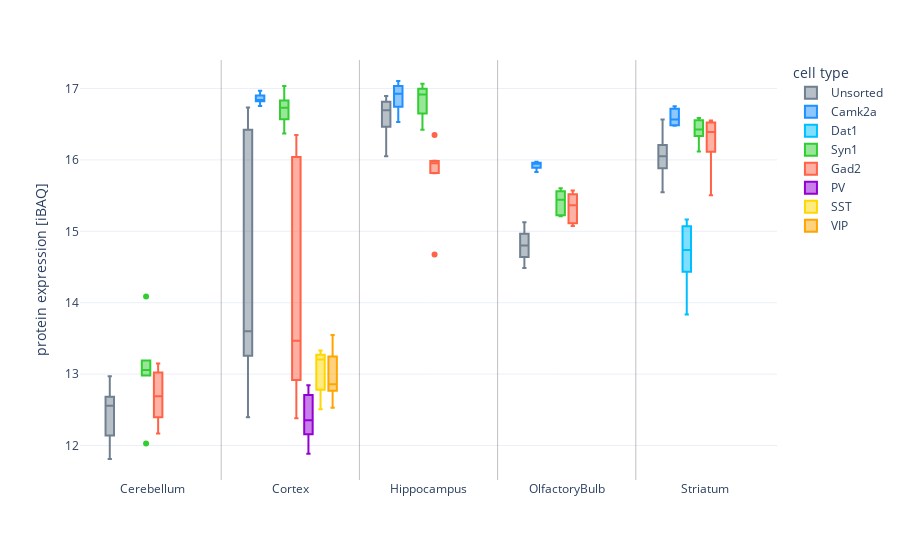

This figure's notebook cell:
### Code cell
### --- PLOT EXPRESSION --- ###
search_key='Camk2a'
search_term = df_info['protein'].loc[df_info['gene'] == search_key].iloc[0]


df = df_expressed.set_index('protein')
index_row = random.randint(1, len(df)) - 1
record = df.loc[search_term]

list_regions = []
list_celltypes = []
list_values = []
for key, value in record.items():
    if value > 0:
        key = re.sub(r'\.\d+$', '', key)
        region, celltype = str.split(key, sep='.')
        list_regions.append(region)
        list_celltypes.append(celltype)
        list_values.append(value)
df = pd.DataFrame({'values': list_values, 'regions': list_regions, 'cell type': list_celltypes})


list_unq_regions = ['Cerebellum', 'Cortex', 'Hippocampus', 'OlfactoryBulb', 'Striatum']
list_unq_celltypes = ['Unsorted', 'Camk2a', 'Dat1', 'Syn1', 'Gad2', 'PV', 'SST', 'VIP']
color_map = {'Unsorted': '#708090', 
             'Camk2a': '#1E90FF', 
             'Dat1': '#00BFFF',
             'Syn1': '#32CD32',
             'Gad2': '#FF6347',
             'PV': '#9400D3',
             'SST': '#FFD700',
             'VIP': '#FFA500'}

fig = px.box(df, x='regions', y='values', 
             color='cell type',
             color_discrete_map=color_map,
             category_orders={'regions': list_unq_regions, 'cell type': list_unq_celltypes},
             template='plotly_white')

for vidx in range(len(list_unq_regions) - 1):
    fig.add_vline(x=vidx + .5, line_color='grey', line_width=0.5)

    
fig.update_layout(xaxis_title='',
                  yaxis_title='protein expression [iBAQ]')
    
# # Show the plot
fig.show()

### Figure 1 — Plotly figure (JSON) as saved in the notebook; plotly's stock layout.template omitted (floating-point values rounded to 4 significant figures; data arrays with more than 128 entries replaced by an {"elided": "..."} marker saying what was removed)
{"data": [{"alignmentgroup": "True", "hovertemplate": "cell type=Unsorted<br>regions=%{x}<br>values=%{y}<extra></extra>", "legendgroup": "Unsorted", "marker": {"color": "#708090"}, "name": "Unsorted", "notched": false, "offsetgroup": "Unsorted", "orientation": "v", "showlegend": true, "type": "box", "x": {"elided": "132 str values"}, "x0": " ", "xaxis": "x", "y": {"elided": "132 float values"}, "y0": " ", "yaxis": "y"}, {"alignmentgroup": "True", "hovertemplate": "cell type=Camk2a<br>regions=%{x}<br>values=%{y}<extra></extra>", "legendgroup": "Camk2a", "marker": {"color": "#1E90FF"}, "name": "Camk2a", "notched": false, "offsetgroup": "Camk2a", "orientation": "v", "showlegend": true, "type": "box", "x": ["OlfactoryBulb", "OlfactoryBulb", "OlfactoryBulb", "OlfactoryBulb", "OlfactoryBulb", "Cortex", "Cortex", "Cortex", "Cortex", "Cortex", "Cortex", "Hippocampus", "Hippocampus", "Hippocampus", "Hippocampus", "Hippocampus", "Hippocampus", "Hippocampus", "Striatum", "Striatum", "Striatum", "Striatum", "Striatum", "Striatum", "Striatum"], "x0": " ", "xaxis": "x", "y": [15.95, 15.98, 15.83, 15.91, 15.95, 16.83, 16.76, 16.82, 16.97, 16.85, 16.9, 16.53, 16.74, 17.1, 17.06, 16.97, 16.76, 16.92, 16.74, 16.48, 16.48, 16.56, 16.75, 16.5, 16.65], "y0": " ", "yaxis": "y"}, {"alignmentgroup": "True", "hovertemplate": "cell type=Dat1<br>regions=%{x}<br>values=%{y}<extra></extra>", "legendgroup": "Dat1", "marker": {"color": "#00BFFF"}, "name": "Dat1", "notched": false, "offsetgroup": "Dat1", "orientation": "v", "showlegend": true, "type": "box", "x": ["Striatum", "Striatum", "Striatum", "Striatum", "Striatum", "Striatum", "Striatum", "Striatum", "Striatum"], "x0": " ", "xaxis": "x", "y": [14.47, 15.12, 14.97, 14.54, 14.74, 15.16, 13.84, 15.05, 14.33], "y0": " ", "yaxis": "y"}, {"alignmentgroup": "True", "hovertemplate": "cell type=Syn1<br>regions=%{x}<br>values=%{y}<extra></extra>", "legendgroup": "Syn1", "marker": {"color": "#32CD32"}, "name": "Syn1", "notched": false, "offsetgroup": "Syn1", "orientation": "v", "showlegend": true, "type": "box", "x": ["OlfactoryBulb", "OlfactoryBulb", "OlfactoryBulb", "OlfactoryBulb", "OlfactoryBulb", "OlfactoryBulb", "Cerebellum", "Cerebellum", "Cerebellum", "Cerebellum", "Cerebellum", "Cerebellum", "Cortex", "Cortex", "Cortex", "Cortex", "Cortex", "Cortex", "Cortex", "Hippocampus", "Hippocampus", "Hippocampus", "Hippocampus", "Hippocampus", "Hippocampus", "Striatum", "Striatum", "Striatum", "Striatum", "Striatum", "Striatum"], "x0": " ", "xaxis": "x", "y": [15.33, 15.21, 15.22, 15.6, 15.56, 15.56, 14.09, 12.03, 13.11, 12.98, 13.19, 13.0, 16.85, 16.55, 16.37, 16.77, 16.73, 17.04, 16.63, 16.42, 16.98, 16.86, 16.65, 17.0, 17.06, 16.44, 16.34, 16.12, 16.59, 16.56, 16.41], "y0": " ", "yaxis": "y"}, {"alignmentgroup": "True", "hovertemplate": "cell type=Gad2<br>regions=%{x}<br>values=%{y}<extra></extra>", "legendgroup": "Gad2", "marker": {"color": "#FF6347"}, "name": "Gad2", "notched": false, "offsetgroup": "Gad2", "orientation": "v", "showlegend": true, "type": "box", "x": ["OlfactoryBulb", "OlfactoryBulb", "OlfactoryBulb", "OlfactoryBulb", "OlfactoryBulb", "Cerebellum", "Cerebellum", "Cerebellum", "Cerebellum", "Cerebellum", "Cerebellum", "Cerebellum", "Cortex", "Cortex", "Cortex", "Cortex", "Cortex", "Cortex", "Hippocampus", "Hippocampus", "Hippocampus", "Hippocampus", "Hippocampus", "Hippocampus", "Hippocampus", "Striatum", "Striatum", "Striatum", "Striatum", "Striatum", "Striatum", "Striatum", "Cortex", "Cortex", "Cortex", "Cortex", "Cortex", "Cortex", "Cortex"], "x0": " ", "xaxis": "x", "y": [15.57, 15.08, 15.5, 15.36, 15.13, 12.69, 13.15, 13.05, 12.43, 12.96, 12.17, 12.38, 15.71, 16.04, 16.22, 15.83, 16.04, 16.35, 14.68, 16.35, 15.98, 15.84, 15.95, 15.81, 15.99, 15.51, 16.39, 16.55, 16.07, 16.54, 16.25, 16.47, 13.47, 13.1, 13.27, 12.94, 12.38, 12.47, 12.84], "y0": " ", "yaxis": "y"}, {"alignmentgroup": "True", "hovertemplate": "cell type=PV<br>regions=%{x}<br>values=%{y}<extra></extra>", "legendgroup": "PV", "marker": {"color": "#9400D3"}, "name": "PV", "notched": false, "offsetgroup": "PV", "orientation": "v", "showlegend": true, "type": "box", "x": ["Cortex", "Cortex", "Cortex", "Cortex", "Cortex", "Cortex", "Cortex"], "x0": " ", "xaxis": "x", "y": [12.79, 12.36, 12.29, 12.11, 11.88, 12.47, 12.84], "y0": " ", "yaxis": "y"}, {"alignmentgroup": "True", "hovertemplate": "cell type=SST<br>regions=%{x}<br>values=%{y}<extra></extra>", "legendgroup": "SST", "marker": {"color": "#FFD700"}, "name": "SST", "notched": false, "offsetgroup": "SST", "orientation": "v", "showlegend": true, "type": "box", "x": ["Cortex", "Cortex", "Cortex", "Cortex", "Cortex", "Cortex", "Cortex"], "x0": " ", "xaxis": "x", "y": [13.22, 12.73, 13.2, 12.94, 12.51, 13.33, 13.29], "y0": " ", "yaxis": "y"}, {"alignmentgroup": "True", "hovertemplate": "cell type=VIP<br>regions=%{x}<br>values=%{y}<extra></extra>", "legendgroup": "VIP", "marker": {"color": "#FFA500"}, "name": "VIP", "notched": false, "offsetgroup": "VIP", "orientation": "v", "showlegend": true, "type": "box", "x": ["Cortex", "Cortex", "Cortex", "Cortex", "Cortex", "Cortex", "Cortex", "Cortex"], "x0": " ", "xaxis": "x", "y": [13.55, 12.88, 13.32, 12.75, 13.17, 12.84, 12.79, 12.53], "y0": " ", "yaxis": "y"}], "layout": {"autosize": true, "boxmode": "group", "legend": {"title": {"text": "cell type"}, "tracegroupgap": 0}, "margin": {"t": 60}, "shapes": [{"line": {"color": "grey", "width": 0.5}, "type": "line", "x0": 0.5, "x1": 0.5, "xref": "x", "y0": 0, "y1": 1, "yref": "y domain"}, {"line": {"color": "grey", "width": 0.5}, "type": "line", "x0": 1.5, "x1": 1.5, "xref": "x", "y0": 0, "y1": 1, "yref": "y domain"}, {"line": {"color": "grey", "width": 0.5}, "type": "line", "x0": 2.5, "x1": 2.5, "xref": "x", "y0": 0, "y1": 1, "yref": "y domain"}, {"line": {"color": "grey", "width": 0.5}, "type": "line", "x0": 3.5, "x1": 3.5, "xref": "x", "y0": 0, "y1": 1, "yref": "y domain"}], "xaxis": {"anchor": "y", "autorange": true, "categoryarray": ["Cerebellum", "Cortex", "Hippocampus", "OlfactoryBulb", "Striatum"], "categoryorder": "array", "domain": [0, 1], "range": [-0.5217, 4.522], "title": {"text": ""}, "type": "category"}, "yaxis": {"anchor": "x", "autorange": true, "domain": [0, 1], "range": [11.52, 17.4], "title": {"text": "protein expression [iBAQ]"}, "type": "linear"}}}
